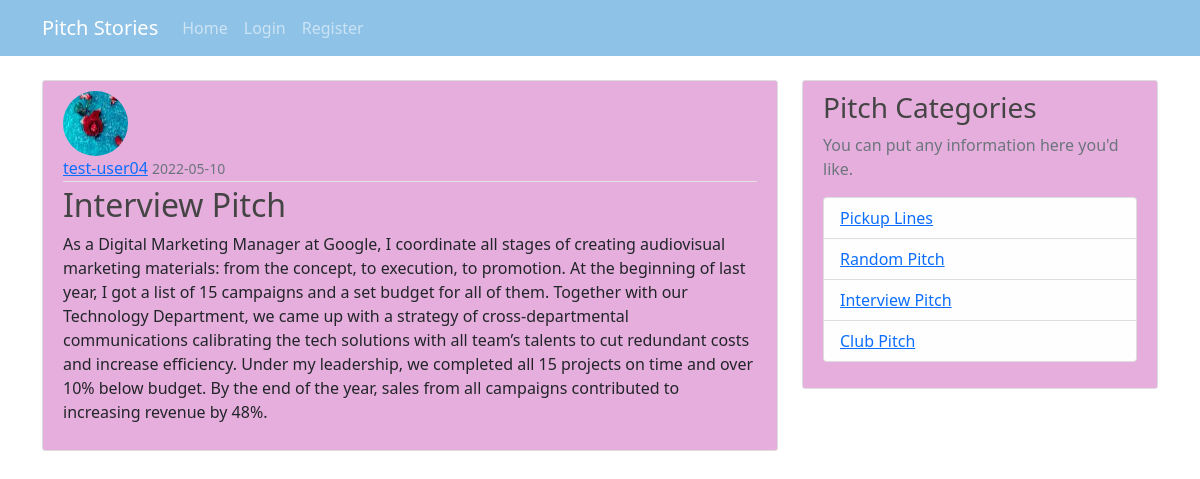
/post/1, run on the app's committed database.
### app/models.py (models this page shows, shortened)
class User(db.Model, UserMixin):
    id = db.Column(db.Integer, primary_key= True)
    username = db.Column(db.String(20), unique= True,nullable= False )
    email = db.Column(db.String(120), unique = True, nullable = False)
    image_file = db.Column(db.String(20),nullable= False, default = 'default.jpg')
    password = db.Column(db.String(60), nullable = False)
    posts = db.relationship('Post', backref= 'author', lazy= True)

class Post(db.Model):
    id = db.Column(db.Integer, primary_key=True)
    title = db.Column(db.String(100), nullable=False)
    date_posted = db.Column(db.DateTime, nullable=False, default=datetime.utcnow)
    content = db.Column(db.Text, nullable=False)
    user_id = db.Column(db.Integer, db.ForeignKey('user.id'), nullable=False)

### app/views.py (the view)
@app.route('/post/<int:post_id>')
def post(post_id):
    post = Post.query.get_or_404(post_id)
    return render_template('post.html', title=post.title, post=post)

### app/templates/post.html (shortened to what this page needs)
{% extends 'base.html'%}
{%block content%}
<article class="media content-section">
    <img class="rounded-circle article-img" src="{{ url_for('static', filename='profile_pics/' + post.author.image_file) }}">
    <div class="media-body">
      <div class="article-metadata">
        <a class="mr-2" href="#">{{ post.author.username }}</a>
        <small class="text-muted">{{ post.date_posted.strftime('%Y-%m-%d') }}</small>
      </div>
      <h2 class="article-title">{{ post.title }}</h2>
      <p class="article-content">{{ post.content }}</p>
    </div>
  </article>
{% endblock content %}

### app/static/css/index.css (style rules this page uses)
body { background: #a2ccc8; color: #333333; margin-top: 5rem; }
h1, h2, h3, h4, h5, h6 { color: #444444; }
.content-section { background: #e6aedd; padding: 10px 20px; border: 1px solid #dddddd; border-radius: 3px; margin-bottom: 20px; }
.article-title { color: #444444; }
.article-content { white-space: pre-line; }
.article-img { height: 65px; width: 65px; margin-right: 16px; }
.article-metadata { padding-bottom: 1px; margin-bottom: 4px; border-bottom: 1px solid #e3e3e3 }

### data on the page
User: image_file (picture), author.username "test-user04"
Post: date_posted "2022-05-10", title "Interview Pitch", content "As a Digital Marketing Manager at Google, I coordinate all stages of creating audiovisual marketing materials: from the concept, to execution, to promotion. At the beginning of last year, I got a list of 15 campaigns and a set budget for all of them. Together with our Technology Department, we came up with a strategy of cross-departmental communications calibrating the tech solutions with all team’s talents to cut redundant costs and increase efficiency. Under my leadership, we completed all 15 projects on time and over 10% below budget. By the end of the year, sales from all campaigns contributed to increasing revenue by 48%."
